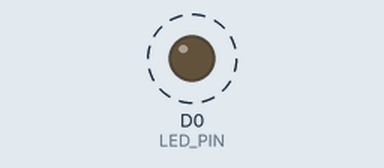
Simulated run of this sketch. Board: ESP8266 (NodeMCU). Parts: output pins drawn as LEDs (lit = HIGH). Dashed ring = blinking.

Above: at 0.2 s.
Timing chart, 0 to 3.0 s (numbered marks = the images above):
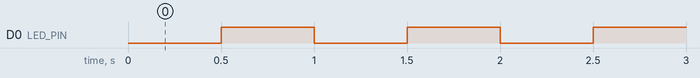

Measured:
- by itself, D0 (LED_PIN): alternates HIGH for 0.50 s and LOW for 0.50 s

The sketch:

1millisLed.ino
```cpp
/*
ESP-WROOM-02 millisLED
D0  16 LED PULLUP 10K
D1  5
D2  4
D3  0 FLASH PROG
D4  2    (SDA)
D5  14   (SCL)OK
D6  12 R UP
D7  13 B DOWN
D8  15 MOTOR G PULLDOWN 10K
D9  3 RX
D10 1 TX
*/

//#include <ESP8266WiFi.h>

#define LED_PIN    D0   //16 pin of (D0)led
bool X = LOW;

void setup() {
  pinMode(LED_PIN, OUTPUT);
}

void loop() {
  static unsigned long nextMil = millis() + 500;

  if(millis() >= nextMil){
    nextMil = millis() + 500;
    X = !X;
  }
  digitalWrite(LED_PIN, X);   // X is LED status
  delay(1);
}
```
